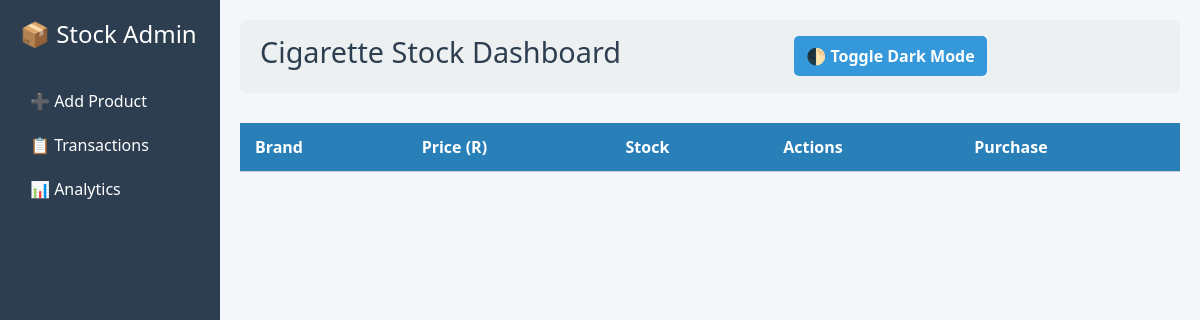
The app's page /, older data.
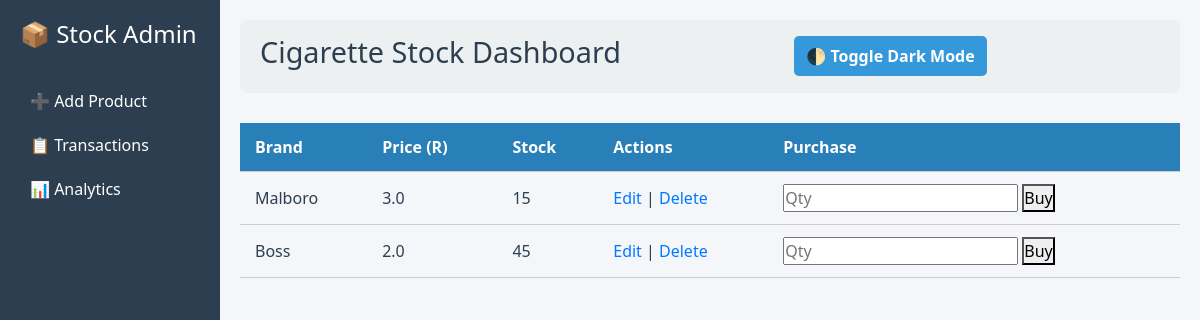
The same page, newer data.
### tables this page shows
CREATE TABLE products (
                    id INTEGER PRIMARY KEY AUTOINCREMENT,
                    name TEXT NOT NULL,
                    price REAL,
                    stock INTEGER
                );

### app.py (the view)
@app.route('/')
def dashboard():
    conn = sqlite3.connect('database.db')
    products = conn.execute("SELECT * FROM products").fetchall()
    conn.close()
    return render_template('dashboard.html', products=products)

### templates/dashboard.html (shortened to what this page needs)
{% extends "base.html" %}
{% block content %}
  <link rel="stylesheet" href="{{ url_for('static', filename='Dashboard.css') }}">
  <div class="dashboard-container">
    <aside class="sidebar">
      <h2>📦 Stock Admin</h2>
      <nav>
        <a href="{{ url_for('add_product') }}">➕ Add Product</a>
        <a href="{{ url_for('transactions') }}">📋 Transactions</a>
        <a href="{{ url_for('analytics') }}">📊 Analytics</a>
      </nav>
    </aside>
    <main class="main-content">
      <header class="dashboard-header">
        <h1>Cigarette Stock Dashboard</h1>
        <div class="header-actions">
          <button id="toggle-dark">🌓 Toggle Dark Mode</button>
         </div>
      </header>
      <div class="table-wrapper">
        <table>
          <thead>
            <tr>
              <th>Brand</th>
              <th>Price (R)</th>
              <th>Stock</th>
              <th>Actions</th>
              <th>Purchase</th>
            </tr>
          </thead>
          <tbody>
            {% for product in products %}
              <tr>
                <td>{{ product[1] }}</td>
                <td>{{ product[2] }}</td>
                <td>{{ product[3] }}</td>
                <td>
                  <a href="{{ url_for('edit_product', id=product[0]) }}">Edit</a> |
                  <a href="{{ url_for('delete_product', id=product[0]) }}" onclick="return confirm('Are you sure?');">Delete</a>
                </td>
                <td>
                  <form method="POST" action="{{ url_for('purchase', id=product[0]) }}">
                    <input type="number" name="quantity" min="1" placeholder="Qty" required>
                    <button type="submit">Buy</button>
                  </form>
                </td>
              </tr>
            {% endfor %}
          </tbody>
        </table>
      </div>
    </main>
  </div>
{% endblock %}

Row changes from the older to the newer data that the page shows:
added products: name "Malboro", price "3.0", stock "15"
added products: name "Boss", price "2.0", stock "45"
